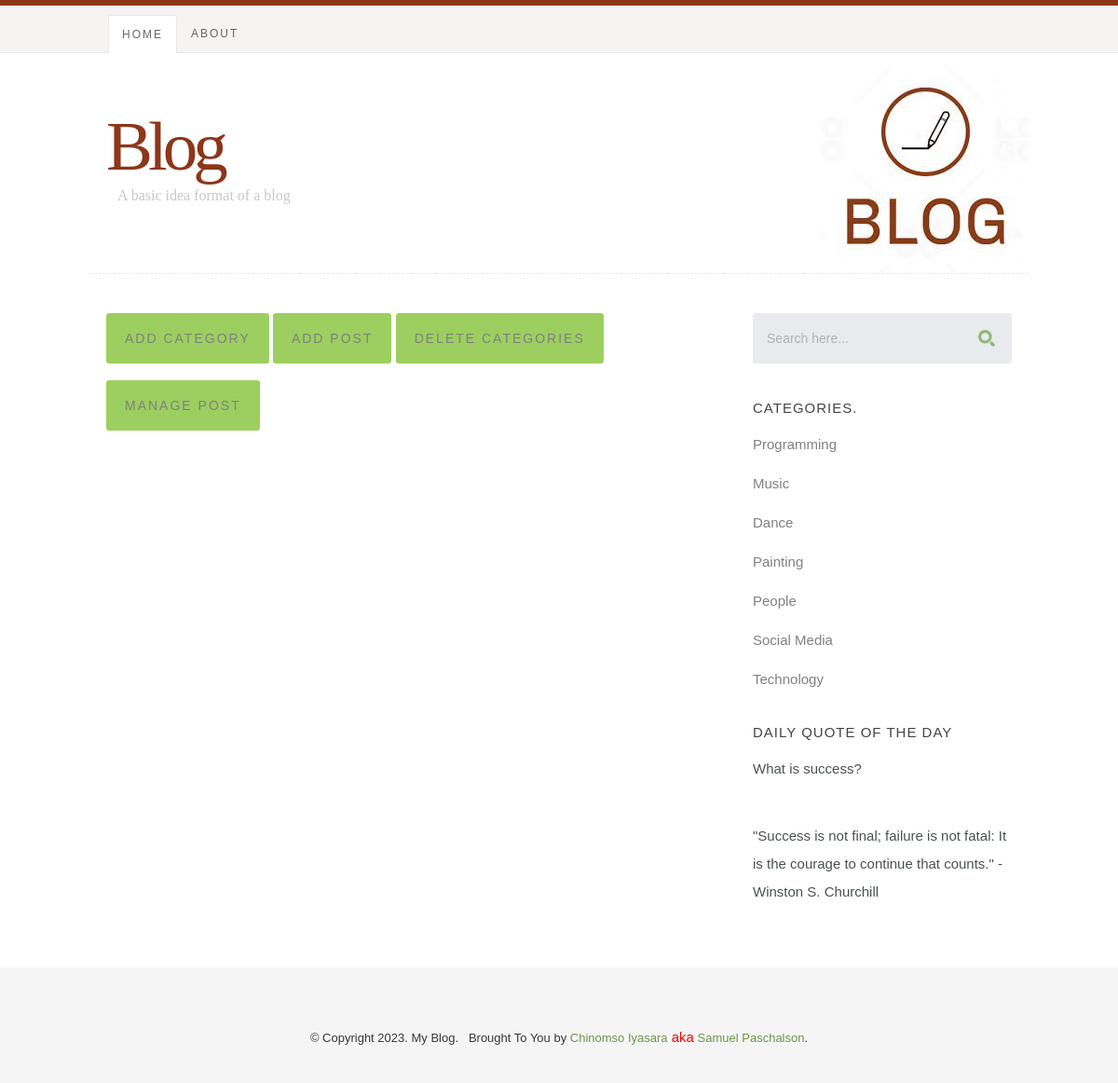
The app's page /admin.php with its own data.
### tables this page shows
CREATE TABLE IF NOT EXISTS `categories` (
  `id` int(3) NOT NULL AUTO_INCREMENT,
  `name` text NOT NULL,
  PRIMARY KEY (`id`)
);

### resources/functions/blog.php (called while the page is built, shortened)
<?php
function get_categories($mysqli, $id = null){
    $categories = array();
    $query = $mysqli->query("SELECT `id`,`name` FROM `categories`");
    while($row = $query->fetch_assoc()){
        $categories[] = $row;
    }
    return $categories;
}

### admin.php (the view, shortened to what this page needs)
<?php
include_once('resources/init.php');
?>
<!DOCTYPE html>
<html class="no-js" lang="en">
<head>
   <link rel="stylesheet" href="css/default.css">
	<link rel="stylesheet" href="css/layout.css">
	<link rel="stylesheet" href="css/media-queries.css">
</head>
<body>
   <header id="top">
   	<div class="row">
   		<div class="header-content twelve columns">
		      <h1 id="logo-text"><a href="index.php" title="">Blog</a></h1>
				<p id="intro">A basic idea format of a blog</p>
			</div>
	   </div>
	   <nav id="nav-wrap">
	   	<div class="row">
			   	<ul id="nav" class="nav">
			      	<li class="current"><a href="index.php">Home</a></li>
			      	<li><a href="page.html">About</a></li>
			   	</ul>
	   	</div>
	   </nav>
   </header>
   <div id="content-wrap">
   	<div class="row">
   		<div id="main" class="eight columns">
	   		<article class="entry">
					<header class="entry-header">
						<div class="entry-meta">
        <button type='button' value='Add Category' /><a href="add_category.php">Add Category</a></button>
		<button type='button' value='Add Category' /><a href="add_post.php">Add Post</a></button>
		<button type='button' value='Add Category' /><a href="category_list.php">Delete Categories</a></button>
		<button type='button' value='Add Category' /><a href="manage_post.php">Manage Post</a></button>
						</div>
					</header>
				</article>
   		</div>
   		<div id="sidebar" class="four columns">
   			<div class="widget widget_search">
                  <form action="#">
                     <input type="text" value="Search here..." onblur="if(this.value == '') { this.value = 'Search here...'; }" onfocus="if (this.value == 'Search here...') { this.value = ''; }" class="text-search">
                     <input type="submit" value="" class="submit-search">
                  </form>
               </div>
   			<div class="widget widget_categories group">
   				<h3>Categories.</h3>
   				<?php
     foreach(get_categories($mysqli) as $category){
     ?>
      <p><a href="manage_category.php?id=<?php echo $category['id'];?>"><?php echo $category['name']; ?></a>
     <?php
     }
     ?>
				</div>
				<div class="widget widget_text group">
					<h3>Daily Quote of the Day</h3>
   				<p>What is success?</p><br/>
				<p>"Success is not final; failure is not fatal: It is the courage to continue that counts." - Winston S. Churchill</p>
   			</div>
   		</div>
   	</div>
   </div>
   <footer>
      <div class="row">
         <p class="copyright">&copy; Copyright 2023. My Blog. &nbsp; Brought To You by <a title="SamuelPaschalson" href="https://samuel-paschalson.netlify.app/">Chinomso Iyasara<b style="color:red;"> aka</b> Samuel Paschalson</a>.</p>
      </div>
   </footer>
</body>
</html>

### css/default.css (style rules this page uses)
html, body, div, span, object, iframe, h1, h2, h3, h4, h5, h6, p, blockquote, pre, abbr, address, cite, code, del, dfn, em, img, ins, kbd, q, samp, small, strong, sub, sup, var, b, i, dl, dt, dd, ol, ul, li, fieldset, form, label, legend, table, caption, tbody, tfoot, thead, tr, th, td, article, aside, canvas, details, figcaption, figure, footer, header, hgroup, menu, nav, section, summary, time, mark, audio, video { margin: 0; padding: 0; border: 0; outline: 0; font-size: 100%; vertical-align: baseline; background: transparent; }
article,aside,details,figcaption,figure, footer,header,hgroup,menu,nav,section { display: block; }
*, *:before, *:after { -moz-box-sizing: border-box; -webkit-box-sizing: border-box; box-sizing: border-box; }
html { font-size: 62.5%; }
body { background: #fff; font-family: 'merriweather-regular', sans-serif; font-weight: normal; font-size: 15px; line-height: 30px; color: #4A5153; -webkit-font-smoothing: antialiased; -webkit-text-size-adjust: 100%; }
h1, h2, h3, h4, h5, h6 { color: #444; font-family: 'opensans-semibold', sans-serif; font-weight: normal; text-rendering: optimizeLegibility; }
h1 a, h2 a, h3 a, h4 a, h5 a, h6 a { font-weight: inherit; }
h1 { font-size: 38px; line-height: 42px; margin-bottom: 12px; letter-spacing: -1px; }
h3 { font-size: 22px; line-height: 30px; margin-bottom: 12px; }
p { margin: 0 0 30px 0; }
strong, b { font: 15px/30px 'merriweather-bold', sans-serif; }
a, a:visited { text-decoration: none; outline: 0; color:grey; -webkit-transition: color .3s ease-in-out; -moz-transition: color .3s ease-in-out; -o-transition: color .3s ease-in-out; transition: color .3s ease-in-out; }
p a, p a:visited { line-height: inherit; }
ul, ol { margin-bottom: 24px; margin-top: 12px; }
ul { list-style: none }
ul li { padding-left: 4px; }
.button, .button:visited, button, input[type="submit"], input[type="reset"], input[type="button"] { font: 14px/30px 'opensans-bold', sans-serif; background: #9CCF5F; color: #fff; display: inline-block; text-decoration: none; padding: 12px 20px; margin-bottom: 18px; border: none; cursor: pointer; height: auto; text-transform: uppercase; letter-spacing: 2px; text-align: center; -webkit-transition: all .2s ease-in-out; -moz-transition: all .2s ease-in-out; -o-transition: all .2s ease-in-out; -ms-transition: all .2s ease-in-out; transition: all .2s ease-in-out; border-radius: 3px; }
form { margin-bottom: 24px; }
input, button { -webkit-font-smoothing: antialiased; }
input[type="text"], input[type="password"], input[type="email"], textarea, select { display: block; padding: 12px 15px; margin: 0 0 24px 0; border: 0; outline: none; vertical-align: middle; max-width: 100%; background: #E9EBEE; color: #B1B1B1; font-family: 'opensans-regular', sans-serif; font-size: 14px; line-height: 30px; height: 54px; border-radius: 3px; }
.row { width: 94%; max-width: 1008px; margin: 0 auto; }
.row:before, .row:after { content: " "; display: table; }
.row:after { clear: both; }
.column, .columns { position: relative; padding: 0 18px; min-height: 1px; float: left; }
[class*="column"] + [class*="column"]:last-child { float: right; }
.four, .row .four { width: 33.33333%; }
.eight, .row .eight { width: 66.66667%; }
.twelve, .row .twelve { width: 100%; }
.group:before, .group:after { content: " "; display: table; }
.group:after { clear: both; }

### css/media-queries.css (style rules this page uses)
@media only screen and (min-width: 768px) { #nav-wrap ul#nav { display: block !important; } }

### records on screen
categories: name "Programming"
categories: name "Music"
categories: name "Dance"
categories: name "Painting"
categories: name "People"
categories: name "Social Media"
categories: name "Technology"
